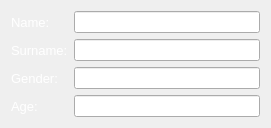
  <widget class="QWidget" name="layoutWidget">
   <property name="geometry">
    <rect>
     <x>400</x>
     <y>150</y>
     <width>271</width>
     <height>121</height>
    </rect>
   </property>
   <layout class="QGridLayout" name="gridLayout_4">
    <item row="0" column="0">
     <widget class="QLabel" name="label_16">
      <property name="palette">
       <palette>
        <active>
         <colorrole role="WindowText">
          <brush brushstyle="SolidPattern">
           <color alpha="255">
            <red>255</red>
            <green>255</green>
            <blue>255</blue>
           </color>
          </brush>
         </colorrole>
        </active>
        <inactive>
         <colorrole role="WindowText">
          <brush brushstyle="SolidPattern">
           <color alpha="255">
            <red>255</red>
            <green>255</green>
            <blue>255</blue>
           </color>
          </brush>
         </colorrole>
        </inactive>
        <disabled>
         <colorrole role="WindowText">
          <brush brushstyle="SolidPattern">
           <color alpha="255">
            <red>120</red>
            <green>120</green>
            <blue>120</blue>
           </color>
          </brush>
         </colorrole>
        </disabled>
       </palette>
      </property>
      <property name="font">
       <font>
        <pointsize>10</pointsize>
       </font>
      </property>
      <property name="text">
       <string>Name:</string>
      </property>
     </widget>
    </item>
    <item row="0" column="1">
     <widget class="QLineEdit" name="vict_name"/>
    </item>
    <item row="1" column="0">
     <widget class="QLabel" name="label_17">
      <property name="palette">
       <palette>
        <active>
         <colorrole role="WindowText">
          <brush brushstyle="SolidPattern">
           <color alpha="255">
            <red>255</red>
            <green>255</green>
            <blue>255</blue>
           </color>
          </brush>
         </colorrole>
        </active>
        <inactive>
         <colorrole role="WindowText">
          <brush brushstyle="SolidPattern">
           <color alpha="255">
            <red>255</red>
            <green>255</green>
            <blue>255</blue>
           </color>
          </brush>
         </colorrole>
        </inactive>
        <disabled>
         <colorrole role="WindowText">
          <brush brushstyle="SolidPattern">
           <color alpha="255">
            <red>120</red>
            <green>120</green>
            <blue>120</blue>
           </color>
          </brush>
         </colorrole>
        </disabled>
       </palette>
      </property>
      <property name="font">
       <font>
        <pointsize>10</pointsize>
       </font>
      </property>
      <property name="text">
       <string>Surname:</string>
      </property>
     </widget>
    </item>
    <item row="1" column="1">
     <widget class="QLineEdit" name="vict_surname"/>
    </item>
    <item row="2" column="0">
     <widget class="QLabel" name="label_18">
      <property name="palette">
       <palette>
        <active>
         <colorrole role="WindowText">
          <brush brushstyle="SolidPattern">
           <color alpha="255">
            <red>255</red>
            <green>255</green>
            <blue>255</blue>
           </color>
          </brush>
         </colorrole>
        </active>
        <inactive>
         <colorrole role="WindowText">
          <brush brushstyle="SolidPattern">
           <color alpha="255">
            <red>255</red>
            <green>255</green>
            <blue>255</blue>
           </color>
          </brush>
         </colorrole>
        </inactive>
        <disabled>
         <colorrole role="WindowText">
          <brush brushstyle="SolidPattern">
           <color alpha="255">
            <red>120</red>
            <green>120</green>
            <blue>120</blue>
           </color>
          </brush>
         </colorrole>
        </disabled>
       </palette>
      </property>
      <property name="font">
       <font>
        <pointsize>10</pointsize>
       </font>
      </property>
      <property name="text">
       <string>Gender:</string>
      </property>
     </widget>
    </item>
    <item row="2" column="1">
     <widget class="QLineEdit" name="vict_gender"/>
    </item>
    <item row="3" column="0">
     <widget class="QLabel" name="label_19">
      <property name="palette">
       <palette>
        <active>
         <colorrole role="WindowText">
          <brush brushstyle="SolidPattern">
           <color alpha="255">
            <red>255</red>
            <green>255</green>
            <blue>255</blue>
           </color>
          </brush>
         </colorrole>
        </active>
        <inactive>
         <colorrole role="WindowText">
          <brush brushstyle="SolidPattern">
           <color alpha="255">
            <red>255</red>
            <green>255</green>
            <blue>255</blue>
           </color>
          </brush>
         </colorrole>
        </inactive>
        <disabled>
         <colorrole role="WindowText">
          <brush brushstyle="SolidPattern">
           <color alpha="255">
            <red>120</red>
            <green>120</green>
            <blue>120</blue>
           </color>
          </brush>
         </colorrole>
        </disabled>
       </palette>
      </property>
      <property name="font">
       <font>
        <pointsize>10</pointsize>
       </font>
      </property>
      <property name="text">
       <string>Age:</string>
      </property>
     </widget>
    </item>
    <item row="3" column="1">
     <widget class="QLineEdit" name="vict_age"/>
    </item>
   </layout>
  </widget>
